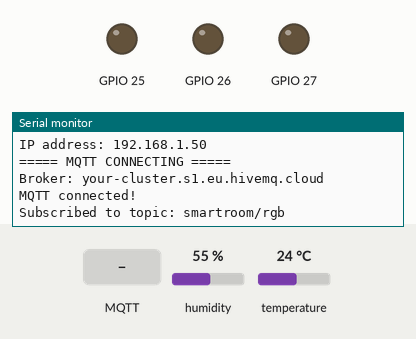
Recording of a program running on a simulated ESP32. Shown: output pins drawn as LEDs (lit = HIGH), the last lines printed to the serial monitor. The inputs (shaded band) are chosen by the test bench; at power-on: humidity 55 %, temperature 24 °C. WiFi joins after 1.5 s; servers stay silent unless stated; random numbers use the default seed unless the program sets one; no MQTT or app messages arrive unless stated.

Above: at 3.7 s.
3.8 s: MQTT message "1" arrives on the first subscribed topic
At 4.5 s:
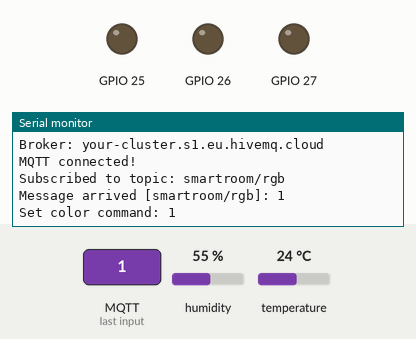
5.3 s: MQTT message "on" arrives on the first subscribed topic
At 5.7 s:
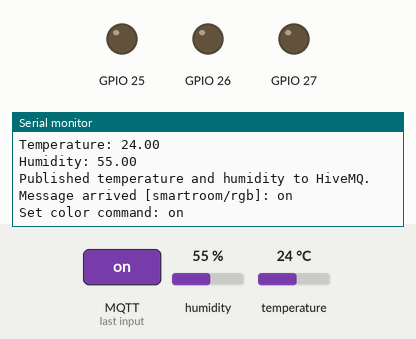
6.8 s: MQTT message "off" arrives on the first subscribed topic
At 8.0 s:
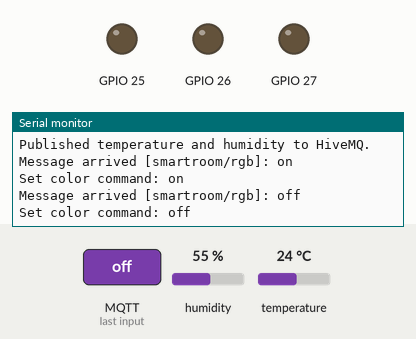

Measured:
- after the input at 3.8 s, the serial monitor: prints a new line at once (image 1)
- after the input at 5.3 s, the serial monitor: prints a new line at once (image 2)
- after the input at 6.8 s, the serial monitor: prints a new line at once (image 3)

The program:

main.cpp
```cpp
#include <Arduino.h>
#include <WiFi.h>
#include <WiFiClientSecure.h>
#include <PubSubClient.h>
#include "secrets.h"
#include <WiFiManager.h>

#include <LED_Control.h>  // Phần Output của Khang
#include <DHT_Sensor.h>   // Phần Input của Trang

const char* mqtt_server = MQTT_SERVER;
const int mqtt_port = MQTT_PORT;
const char* mqtt_user = MQTT_USER;
const char* mqtt_pass = MQTT_PASSWORD;

const char* topic_rgb = "smartroom/rgb";

WiFiClientSecure espClient;
PubSubClient client(espClient);


void callback(char* topic, byte* payload, unsigned int length) {
  String msg = "";

  for (unsigned int i = 0; i < length; i++) {
    msg += (char)payload[i];
  }

  Serial.print("Message arrived [");
  Serial.print(topic);
  Serial.print("]: ");
  Serial.println(msg);

  if (strcmp(topic, topic_rgb) == 0) {
    setColor(msg);
  }
}

void connectWiFi() {
  Serial.println();
  Serial.println("===== WIFI CONNECTING =====");
  WiFiManager wm;
  if(!wm.autoConnect("SmartRoom_Config")){
    Serial.println("Error connection, restarting...");
    ESP.restart();
  }

  Serial.println();
  Serial.println("WiFi connected!");
  Serial.print("IP address: ");
  Serial.println(WiFi.localIP());
}

void connectMQTT() {
  while (!client.connected()) {
    if (WiFi.status() != WL_CONNECTED) { break; }
    Serial.println();
    Serial.println("===== MQTT CONNECTING =====");
    Serial.print("Broker: ");
    Serial.println(mqtt_server);

    String clientId = "ESP32-Real-";
    clientId += String(random(0xffff), HEX);

    if (client.connect(clientId.c_str(), mqtt_user, mqtt_pass)) {
      Serial.println("MQTT connected!");

      // Khang đăng ký nhận lệnh điều khiển LED
      client.subscribe(topic_rgb);
      Serial.print("Subscribed to topic: ");
      Serial.println(topic_rgb);
    } else {
      Serial.print("MQTT failed, rc=");
      Serial.println(client.state());
      Serial.println("Retry in 3 seconds...");
      delay(3000);
    }
  }
}

void setup() {
  Serial.begin(115200);
  delay(1000);

  Serial.println();
  Serial.println("================================");
  Serial.println("ESP32 SMARTROOM PROJECT STARTED");
  Serial.println("================================");

  // --- Khởi tạo các module phần cứng ---
  initLED(); // Khang
  initDHT(); // Trang

  connectWiFi();
  espClient.setInsecure();
  client.setServer(mqtt_server, mqtt_port);
  client.setCallback(callback);
}

void loop() {
  if (WiFi.status() != WL_CONNECTED) {
    Serial.println("Mất kết nối WiFi! Đang thử kết nối lại...");
    WiFi.reconnect();
    delay(5000);
    return;
  }
  if (!client.connected()) {
    connectMQTT();
  }

  // Duy trì kết nối MQTT và lắng nghe luồng Output của Khang
  client.loop();

  // Thực thi luồng Input đọc cảm biến của Trang
  handleDHTInput(client);
}
```

secrets_example.h
```cpp
#ifndef SECRETS_H
#define SECRETS_H

#define WIFI_SSID "Wokwi-GUEST"
#define WIFI_PASSWORD ""

#define MQTT_SERVER "your-cluster.s1.eu.hivemq.cloud"
#define MQTT_PORT 8883
#define MQTT_USER "your-username"
#define MQTT_PASSWORD "your-password"

#endif
```
